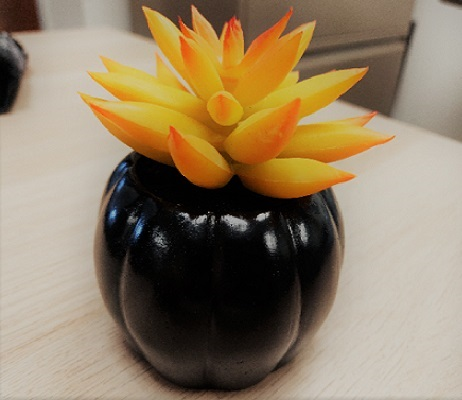
#> input picture food.jpg, 462 x 400 px, found by its file name
$ jupyter execute clase4_ejercicio1y2.ipynb
#> lines starting #> are read from the running program, lines starting #| are printed output that depends on the picture
[cell 1]
import numpy as np
import matplotlib.pyplot as plt
import cv2
import sys
import os
import math

Clase 4  Ejercicio 1.
Implementar un programa Python que aplique una transformación  logatitmica a iuna imageen infraexpuesta  de entrada en color con factor de escalado parametrizable

[cell 2]
def log_plot(FactorEscalado):
    x = np.arange(0, 256, 0.01)
    y = FactorEscalado * np.log(1 + x) *10
    plt.plot(x, y, 'r', linewidth=1)
    #plt.rcParams['font.sans-serif']=['SimHei']
    plt.title(u'grafica logaritmo')
    plt.xlim(0, 255), plt.ylim(0, 255)
    plt.show()

> $$
output = c log[1+e^escalado -1)* r]
$$
> $$
c = MaxR / [log [1+e^sigma - 1) * maxr]
$$

[cell 3]
def log(FactorEscalado, img):
    # https://stackoverflow.com/questions/21117415/finding-the-value-of-the-min-and-max-pixel
    smallest = img.min(axis=(0, 1))
    largest = img.max(axis=(0, 1))

    print(smallest,largest)

    maxS = 255
    maxR = largest

    c = maxS/(np.log(1+(math.exp(FactorEscalado)-1)* maxR))

    output  = c * np.log( 1 + ((math.exp(FactorEscalado) - 1) * img))

    output = np.uint8(output)
    #log_plot(img, output
    return output

[cell 4]
FactorEscalado = int(input("Introduce factor de escalado: "))
#> the answer given: 3

[cell 5]
print("El factor de escalado es:", FactorEscalado)

[cell 6]
img = cv2.imread('img/food.jpg')
#> img is the input picture: shape (400, 462, 3); mean B, G, R 99.7, 126.4, 144.7

smallest = img.min(axis=(0, 1))
#> smallest = [0, 0, 0]
largest = img.max(axis=(0, 1))
#> largest = [205, 207, 240]

print(smallest,largest)
#| [0 0 0] [205 207 240]
output = log(FactorEscalado, img)
#> in log, `smallest = img.min(axis=(0, 1))`: smallest = [0, 0, 0]
#> in log, `largest = img.max(axis=(0, 1))`: largest = [205, 207, 240]
#| [0 0 0] [205 207 240]
#> in log, `c = maxS/(np.log(1+(math.exp(FactorEscalado)-1)* maxR))`: c = [30.83, 30.79, 30.25]
#> in log, `output  = c * np.log( 1 + ((math.exp(FactorEscalado) - 1) * img))`:
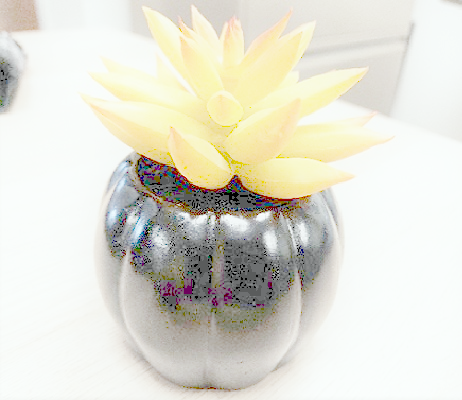
#> output: shape (400, 462, 3) float64; mean B, G, R 212.5, 224.1, 225.4

[cell 7]
plt.imshow(cv2.cvtColor(img, cv2.COLOR_BGR2RGB))

[cell 8]
#log_plot(42)

[cell 9]
plt.imshow(output)
plt.imshow(cv2.cvtColor(output, cv2.COLOR_BGR2RGB))
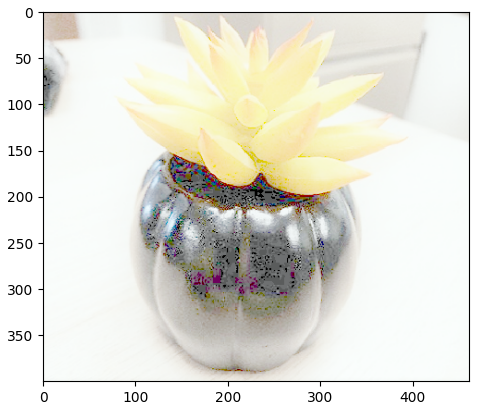
#> figure drawn by matplotlib, 1 panel; B, G, R data is drawn as R, G, B

Clase 4 Ejercicio 2. Implementar un programa Python que aplique una transformación exponencial a una imagen sobrepuesta de entrada en color con factor de escalado parametrizable

[cell 10]
FactorEscalado = int(input("Introduce factor de escalado: "))
#> the answer given: 3
#| [0 0 0] [205 207 240]

[cell 11]
print("El factor de escalado es:", FactorEscalado)
FactorEscalado = 100

[cell 12]
def expo(FactorEscalado, img):
    # https://stackoverflow.com/questions/21117415/finding-the-value-of-the-min-and-max-pixel
#> called with FactorEscalado = 100
    smallest = img.min(axis=(0, 1))
#> smallest = [0, 0, 0]
    largest = img.max(axis=(0, 1))
#> largest = [205, 207, 240]

    print(smallest,largest)
#| [0 0 0] [205 207 240]

    maxS = 255
    maxR = largest
#> maxR = [205, 207, 240]

    c = maxS / ((1 + FactorEscalado)^img) - 1
#> c: shape (400, 462, 3) float64; 0.2% of the values are NaN or infinite; the others: min 0, max 254, mean 2.91

    output  = c * [((1 + FactorEscalado)^maxR)  -1]
#> output: shape (400, 462, 3) float64; 0.2% of the values are NaN or infinite; the others: min 0, max 42926, mean 471.6

    output = np.uint8(output)
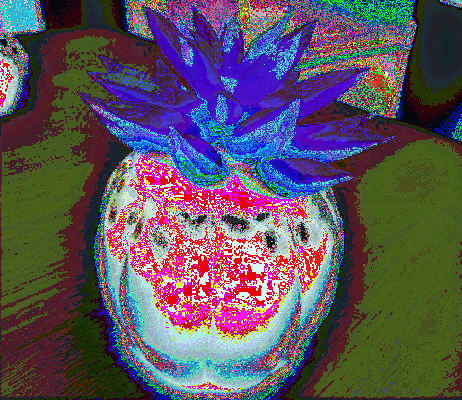
#> output: shape (400, 462, 3); mean B, G, R 95, 83.1, 93.2
    #log_plot(img, output
    return output

[cell 13]
img = cv2.imread('img/food.jpg')

smallest = img.min(axis=(0, 1))
largest = img.max(axis=(0, 1))

print(smallest,largest)
output = expo(FactorEscalado, img)

[cell 14]
plt.imshow(cv2.cvtColor(img, cv2.COLOR_BGR2RGB))

[cell 15]
plt.imshow(cv2.cvtColor(output, cv2.COLOR_BGR2RGB))
